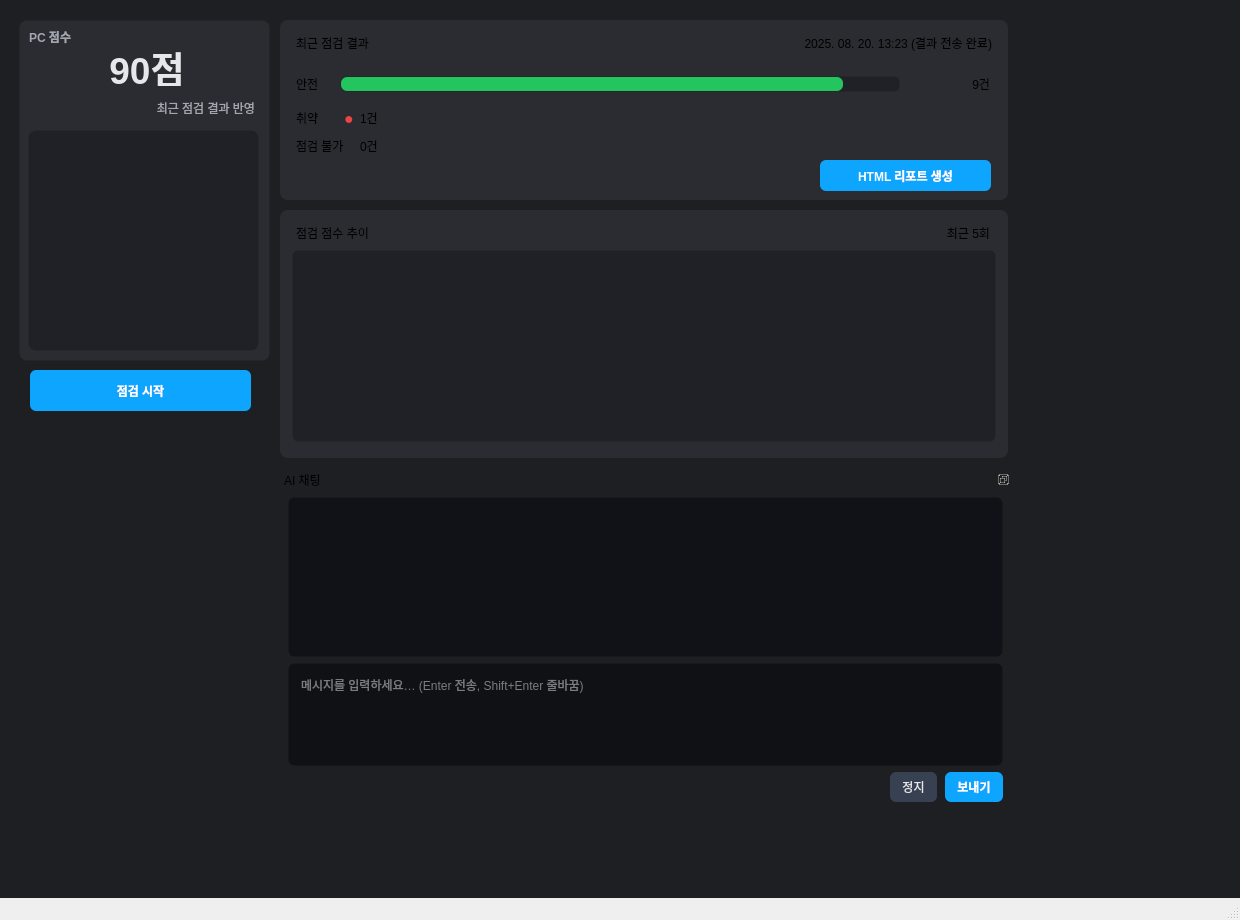
<?xml version="1.0" encoding="UTF-8"?>
<ui version="4.0">
 <class>MainWindow</class>
 <widget class="QMainWindow" name="MainWindow">
  <property name="geometry">
   <rect>
    <x>0</x>
    <y>0</y>
    <width>1240</width>
    <height>920</height>
   </rect>
  </property>
  <property name="windowTitle">
   <string>점검 대시보드</string>
  </property>
  <widget class="QWidget" name="centralwidget">
   <property name="styleSheet">
    <string notr="true">
QWidget#centralwidget { background:#1e1f23; color:#e5e7eb; }

/* 패널 공통 */
QFrame#panel, QFrame#panel2 { background:#2a2c31; border-radius:8px; }
QLabel.title   { color:#e5e7eb; font-weight:700; }
QLabel.muted   { color:#a3a7b0; }
QLabel.good    { color:#6ee777; font-weight:600; }
QLabel.bad     { color:#ef4444; font-weight:600; }
QLabel.neutral { color:#cbd5e1; }

/* 진행바 */
QProgressBar#safeBar {
  background:#1f2126; border:1px solid #00000066; border-radius:6px; height:14px; text-align:right;
}
QProgressBar#safeBar::chunk { background:#22c55e; border-radius:6px; }
QLabel#redDot { color:#ef4444; font-size:12pt; }

/* 점수 박스 */
QFrame#scoreBox { background:#2a2c31; border-radius:8px; border:1px solid #00000066; }
QLabel#scoreTitle { color:#a3a7b0; font-weight:600; }
QLabel#scoreValue { color:#e5e7eb; font-size:28pt; font-weight:700; }
QLabel#scoreHint  { color:#a3a7b0; font-size:9pt; }

/* 버튼 */
QPushButton#btnStart, QPushButton#btnHTML {
  background:#0ea5ff; color:white; font-weight:600;
  border:none; border-radius:6px; padding:6px 12px;
}
QPushButton#btnStart:hover, QPushButton#btnHTML:hover { background:#0284c7; }
    </string>
   </property>
   <widget class="QFrame" name="panel">
    <property name="geometry">
     <rect>
      <x>280</x>
      <y>20</y>
      <width>728</width>
      <height>180</height>
     </rect>
    </property>
    <property name="frameShape">
     <enum>QFrame::Shape::NoFrame</enum>
    </property>
    <widget class="QLabel" name="lblResultTitle">
     <property name="geometry">
      <rect>
       <x>16</x>
       <y>12</y>
       <width>200</width>
       <height>22</height>
      </rect>
     </property>
     <property name="text">
      <string>최근 점검 결과</string>
     </property>
     <property name="class" stdset="0">
      <string>title</string>
     </property>
    </widget>
    <widget class="QLabel" name="lblResultTime">
     <property name="geometry">
      <rect>
       <x>500</x>
       <y>12</y>
       <width>212</width>
       <height>22</height>
      </rect>
     </property>
     <property name="text">
      <string>2025. 08. 20. 13:23 (결과 전송 완료)</string>
     </property>
     <property name="alignment">
      <set>Qt::AlignmentFlag::AlignRight|Qt::AlignmentFlag::AlignTrailing|Qt::AlignmentFlag::AlignVCenter</set>
     </property>
     <property name="class" stdset="0">
      <string>muted</string>
     </property>
    </widget>
    <widget class="QLabel" name="lblSafe">
     <property name="geometry">
      <rect>
       <x>16</x>
       <y>54</y>
       <width>40</width>
       <height>20</height>
      </rect>
     </property>
     <property name="text">
      <string>안전</string>
     </property>
     <property name="class" stdset="0">
      <string>good</string>
     </property>
    </widget>
    <widget class="QProgressBar" name="safeBar">
     <property name="geometry">
      <rect>
       <x>60</x>
       <y>56</y>
       <width>560</width>
       <height>16</height>
      </rect>
     </property>
     <property name="value">
      <number>90</number>
     </property>
     <property name="textVisible">
      <bool>false</bool>
     </property>
    </widget>
    <widget class="QLabel" name="lblSafeCount">
     <property name="geometry">
      <rect>
       <x>630</x>
       <y>52</y>
       <width>80</width>
       <height>24</height>
      </rect>
     </property>
     <property name="text">
      <string>9건</string>
     </property>
     <property name="alignment">
      <set>Qt::AlignmentFlag::AlignRight|Qt::AlignmentFlag::AlignTrailing|Qt::AlignmentFlag::AlignVCenter</set>
     </property>
     <property name="class" stdset="0">
      <string>good</string>
     </property>
    </widget>
    <widget class="QLabel" name="lblWeakTitle">
     <property name="geometry">
      <rect>
       <x>16</x>
       <y>88</y>
       <width>40</width>
       <height>20</height>
      </rect>
     </property>
     <property name="text">
      <string>취약</string>
     </property>
     <property name="class" stdset="0">
      <string>bad</string>
     </property>
    </widget>
    <widget class="QLabel" name="redDot">
     <property name="geometry">
      <rect>
       <x>60</x>
       <y>86</y>
       <width>18</width>
       <height>24</height>
      </rect>
     </property>
     <property name="text">
      <string>●</string>
     </property>
     <property name="alignment">
      <set>Qt::AlignmentFlag::AlignCenter</set>
     </property>
    </widget>
    <widget class="QLabel" name="lblWeakCount">
     <property name="geometry">
      <rect>
       <x>80</x>
       <y>88</y>
       <width>80</width>
       <height>20</height>
      </rect>
     </property>
     <property name="text">
      <string>1건</string>
     </property>
     <property name="class" stdset="0">
      <string>bad</string>
     </property>
    </widget>
    <widget class="QLabel" name="lblUnableTitle">
     <property name="geometry">
      <rect>
       <x>16</x>
       <y>116</y>
       <width>60</width>
       <height>20</height>
      </rect>
     </property>
     <property name="text">
      <string>점검 불가</string>
     </property>
     <property name="class" stdset="0">
      <string>neutral</string>
     </property>
    </widget>
    <widget class="QLabel" name="lblUnableCount">
     <property name="geometry">
      <rect>
       <x>80</x>
       <y>116</y>
       <width>60</width>
       <height>20</height>
      </rect>
     </property>
     <property name="text">
      <string>0건</string>
     </property>
     <property name="class" stdset="0">
      <string>neutral</string>
     </property>
    </widget>
    <widget class="QPushButton" name="btnHTML">
     <property name="geometry">
      <rect>
       <x>540</x>
       <y>140</y>
       <width>171</width>
       <height>31</height>
      </rect>
     </property>
     <property name="text">
      <string>HTML 리포트 생성</string>
     </property>
    </widget>
   </widget>
   <widget class="QFrame" name="panel2">
    <property name="geometry">
     <rect>
      <x>280</x>
      <y>210</y>
      <width>728</width>
      <height>248</height>
     </rect>
    </property>
    <property name="styleSheet">
     <string notr="true">QFrame#panel2 { background:#2a2c31; border-radius:8px; }</string>
    </property>
    <property name="frameShape">
     <enum>QFrame::Shape::NoFrame</enum>
    </property>
    <widget class="QLabel" name="lblTrendTitle">
     <property name="geometry">
      <rect>
       <x>16</x>
       <y>12</y>
       <width>200</width>
       <height>22</height>
      </rect>
     </property>
     <property name="text">
      <string>점검 점수 추이</string>
     </property>
     <property name="class" stdset="0">
      <string>title</string>
     </property>
    </widget>
    <widget class="QLabel" name="lblRecent5">
     <property name="geometry">
      <rect>
       <x>610</x>
       <y>12</y>
       <width>100</width>
       <height>22</height>
      </rect>
     </property>
     <property name="text">
      <string>최근 5회</string>
     </property>
     <property name="alignment">
      <set>Qt::AlignmentFlag::AlignRight|Qt::AlignmentFlag::AlignTrailing|Qt::AlignmentFlag::AlignVCenter</set>
     </property>
     <property name="class" stdset="0">
      <string>muted</string>
     </property>
    </widget>
    <widget class="QWidget" name="chartHolder" native="true">
     <property name="geometry">
      <rect>
       <x>12</x>
       <y>40</y>
       <width>704</width>
       <height>192</height>
      </rect>
     </property>
     <property name="toolTip">
      <string>개발에서 QtCharts QChartView 또는 pyqtgraph PlotWidget으로 교체</string>
     </property>
     <property name="styleSheet">
      <string notr="true">QWidget#chartHolder { background:#1f2126; border:1px solid #00000066; border-radius:6px; }</string>
     </property>
    </widget>
   </widget>
   <widget class="QFrame" name="scoreBox">
    <property name="geometry">
     <rect>
      <x>19</x>
      <y>20</y>
      <width>251</width>
      <height>341</height>
     </rect>
    </property>
    <property name="frameShape">
     <enum>QFrame::Shape::NoFrame</enum>
    </property>
    <widget class="QLabel" name="scoreTitle">
     <property name="geometry">
      <rect>
       <x>10</x>
       <y>8</y>
       <width>196</width>
       <height>18</height>
      </rect>
     </property>
     <property name="text">
      <string>PC 점수</string>
     </property>
    </widget>
    <widget class="QLabel" name="scoreValue">
     <property name="geometry">
      <rect>
       <x>30</x>
       <y>30</y>
       <width>196</width>
       <height>36</height>
      </rect>
     </property>
     <property name="text">
      <string>90점</string>
     </property>
     <property name="alignment">
      <set>Qt::AlignmentFlag::AlignCenter</set>
     </property>
    </widget>
    <widget class="QLabel" name="scoreHint">
     <property name="geometry">
      <rect>
       <x>40</x>
       <y>80</y>
       <width>196</width>
       <height>16</height>
      </rect>
     </property>
     <property name="text">
      <string>최근 점검 결과 반영</string>
     </property>
     <property name="alignment">
      <set>Qt::AlignmentFlag::AlignRight|Qt::AlignmentFlag::AlignTrailing|Qt::AlignmentFlag::AlignVCenter</set>
     </property>
    </widget>
    <widget class="QWidget" name="donutHolder" native="true">
     <property name="geometry">
      <rect>
       <x>9</x>
       <y>110</y>
       <width>231</width>
       <height>221</height>
      </rect>
     </property>
     <property name="toolTip">
      <string>개발 코드에서 도넛 게이지(QChartView 등) 삽입</string>
     </property>
     <property name="styleSheet">
      <string notr="true">QWidget#donutHolder { background:#1f2126; border:1px solid #00000066; border-radius:8px; }</string>
     </property>
    </widget>
   </widget>
   <widget class="QPushButton" name="btnStart">
    <property name="geometry">
     <rect>
      <x>30</x>
      <y>370</y>
      <width>221</width>
      <height>41</height>
     </rect>
    </property>
    <property name="text">
     <string>점검 시작</string>
    </property>
   </widget>
   <widget class="QDockWidget" name="chatDock">
    <property name="geometry">
     <rect>
      <x>280</x>
      <y>470</y>
      <width>731</width>
      <height>340</height>
     </rect>
    </property>
    <property name="features">
     <set>QDockWidget::DockWidgetFeature::DockWidgetFloatable|QDockWidget::DockWidgetFeature::DockWidgetMovable</set>
    </property>
    <property name="windowTitle">
     <string>AI 채팅</string>
    </property>
    <widget class="QWidget" name="dockWidgetContents">
     <property name="styleSheet">
      <string notr="true">
QWidget#dockWidgetContents { background:#1e1f23; }
QTextBrowser#chatHistory {
  background:#111217; border:1px solid #00000066; border-radius:6px;
  padding:8px; color:#e5e7eb;
}
QTextEdit#chatInput {
  background:#0f1115; border:1px solid #00000066; border-radius:6px;
  padding:8px; color:#e5e7eb;
}
QPushButton#btnSend {
  background:#0ea5ff; color:white; font-weight:600; border:none; border-radius:6px; padding:6px 12px;
}
QPushButton#btnSend:hover { background:#0284c7; }
QPushButton#btnStop {
  background:#374151; color:#e5e7eb; border:none; border-radius:6px; padding:6px 12px;
}
QPushButton#btnStop:hover { background:#4b5563; }
     </string>
     </property>
     <layout class="QVBoxLayout" name="chatDockLayout">
      <property name="leftMargin">
       <number>8</number>
      </property>
      <property name="topMargin">
       <number>8</number>
      </property>
      <property name="rightMargin">
       <number>8</number>
      </property>
      <property name="bottomMargin">
       <number>8</number>
      </property>
      <item>
       <widget class="QTextBrowser" name="chatHistory">
        <property name="minimumSize">
         <size>
          <width>280</width>
          <height>160</height>
         </size>
        </property>
        <property name="openExternalLinks">
         <bool>false</bool>
        </property>
        <property name="openLinks">
         <bool>false</bool>
        </property>
       </widget>
      </item>
      <item>
       <widget class="QTextEdit" name="chatInput">
        <property name="minimumSize">
         <size>
          <width>0</width>
          <height>0</height>
         </size>
        </property>
        <property name="tabChangesFocus">
         <bool>true</bool>
        </property>
        <property name="acceptRichText">
         <bool>false</bool>
        </property>
        <property name="placeholderText">
         <string>메시지를 입력하세요… (Enter 전송, Shift+Enter 줄바꿈)</string>
        </property>
       </widget>
      </item>
      <item>
       <layout class="QHBoxLayout" name="chatButtons">
        <property name="spacing">
         <number>8</number>
        </property>
        <item>
         <spacer name="hspacer">
          <property name="orientation">
           <enum>Qt::Orientation::Horizontal</enum>
          </property>
          <property name="sizeHint" stdset="0">
           <size>
            <width>40</width>
            <height>20</height>
           </size>
          </property>
         </spacer>
        </item>
        <item>
         <widget class="QPushButton" name="btnStop">
          <property name="text">
           <string>정지</string>
          </property>
         </widget>
        </item>
        <item>
         <widget class="QPushButton" name="btnSend">
          <property name="text">
           <string>보내기</string>
          </property>
          <property name="default">
           <bool>true</bool>
          </property>
         </widget>
        </item>
       </layout>
      </item>
     </layout>
    </widget>
   </widget>
  </widget>
  <widget class="QMenuBar" name="menubar">
   <property name="geometry">
    <rect>
     <x>0</x>
     <y>0</y>
     <width>1240</width>
     <height>24</height>
    </rect>
   </property>
  </widget>
  <widget class="QStatusBar" name="statusbar"/>
 </widget>
 <resources/>
 <connections/>
</ui>
